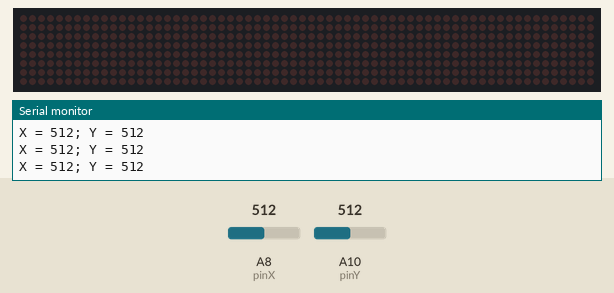
Simulated run of this sketch. Board: Arduino Mega 2560, built with avr-gcc and run on an emulated ATmega2560. On the bench: 64×8 LED matrix, the last lines printed to the serial monitor. The inputs (shaded band) are chosen by the test bench; at power-on: A8 (pinX) = 512, A10 (pinY) = 512.

Above: at 1.3 s.
1.4 s: A8 (pinX) set to 312
2.9 s: A8 (pinX) set to 291
At 3.7 s:
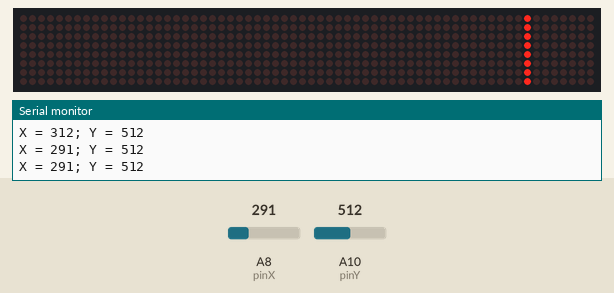
4.5 s: A10 (pinY) set to 311
6.0 s: A10 (pinY) set to 283
At 6.4 s:
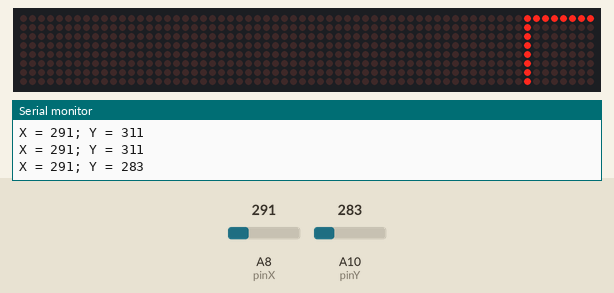
7.6 s: A8 (pinX) set to 306
At 8.2 s:
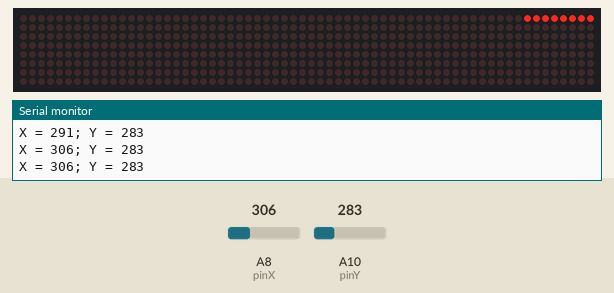
9.1 s: A10 (pinY) set to 306
At 10.3 s:
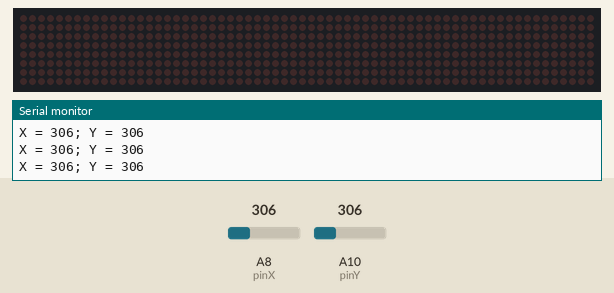
Timing chart, 0 to 11.6 s (numbered marks = the images above; inputs shaded):
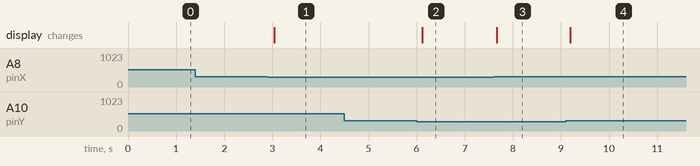

The sketch:

Joystick.ino
```cpp
#define pinY A10
#define pinX A8

#include <LedControl.h>

int DIN = 8;
int CS = 6;
int CLK = 5;

LedControl lc=LedControl(DIN,CLK,CS,0);

void setup() {
  lc.shutdown(0, false);
  lc.setIntensity(0, 15);
  Serial.begin(9600);
}

void loop() {
  // Defining X and Y
  int yValue = analogRead(pinY);
  int xValue = analogRead(pinX);

  //Print X Value
  Serial.print("X = ");
  Serial.print(xValue);

  //Print Y Value
  Serial.print("; Y = ");
  Serial.print(yValue);
  Serial.println(" ");

  lc.clearDisplay(0);

  if (yValue <= 300) {
    //Light up top row
    for (int column = 0; column <= 7; column++) {
      lc.setLed(0, 0, column, HIGH);
    }
  }
  if (yValue >= 800) {
    //Light up bottom row
    for (int column = 0; column <= 7; column++) {
      lc.setLed(0, 7, column, HIGH);
    }
  }
  if(xValue >= 800) {
    //Light up right row
    for(int row = 0; row <= 7; row++){
      lc.setLed(0, row, 7, HIGH);
    }
  }
  if (xValue <= 300) {
    for(int row = 0; row <= 7; row++){
      lc.setLed(0, row, 0, HIGH);
    }
  }
  delay(500);
}
```

Measured:
- the behaviour switches between 301 and 300 on A8 (pinX) (found by bisection; images 0 and 1)
- the behaviour switches between 301 and 300 on A10 (pinY) (found by bisection; images 1 and 2)
- after the input at 2.9 s, the display: changes after 0.14 s (image 1)
- after the input at 6.0 s, the display: changes after 0.12 s (image 2)
- after the input at 7.6 s, the display: changes after 0.07 s (image 3)
- after the input at 9.1 s, the display: changes after 0.09 s (image 4)
